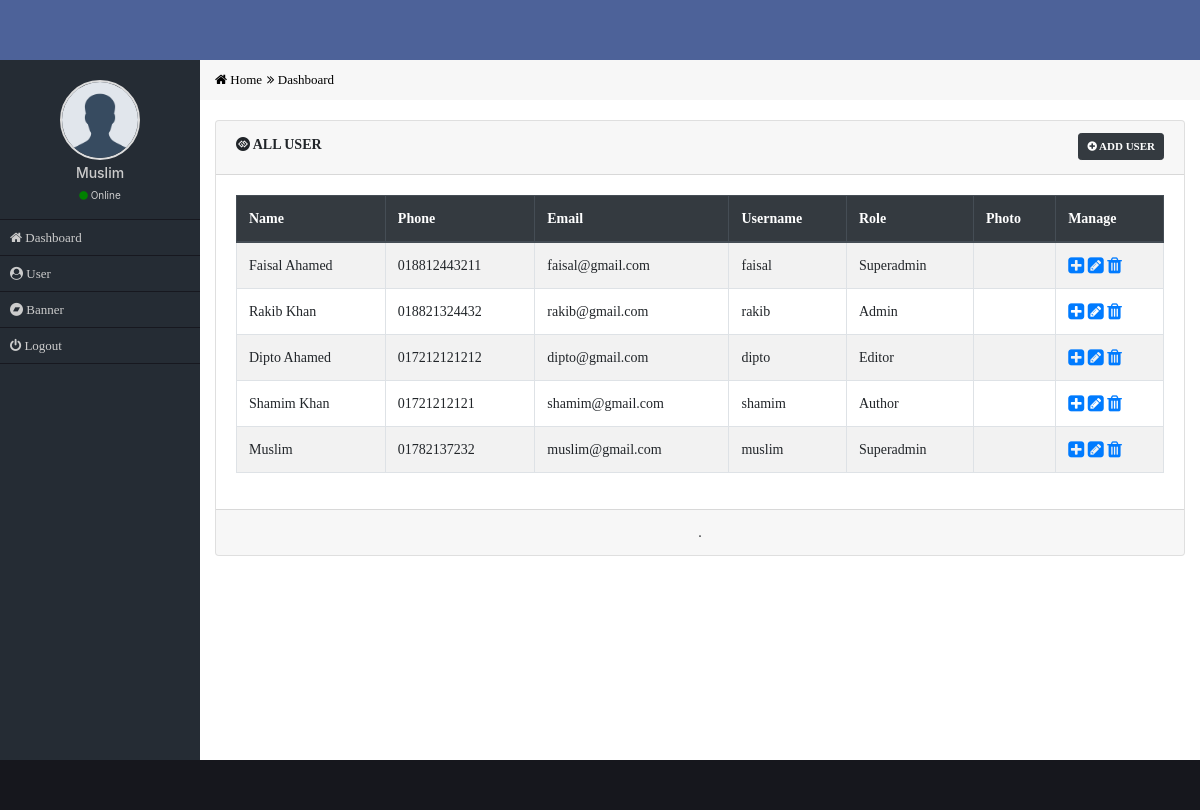
The app's page /all-user.php (signed in) with its own data.
### tables this page shows
CREATE TABLE `cs_user` (
  `user_id` int(11) NOT NULL,
  `user_name` varchar(50) NOT NULL,
  `user_phone` text NOT NULL,
  `user_email` varchar(40) NOT NULL,
  `user_username` varchar(30) NOT NULL,
  `user_password` varchar(40) NOT NULL,
  `role_id` int(11) NOT NULL,
  `user_photo` varchar(50) NOT NULL
);

CREATE TABLE `cs_role` (
  `role_id` int(11) NOT NULL,
  `role_name` varchar(20) NOT NULL
);

### functions/function.php (called while the page is built, shortened)
<?php session_start();
    function get_header(){
        require_once('includes/header.php');
    }
    function get_sidebar(){
        require_once('includes/sidebar.php');
    }
    function get_footer(){
        require_once('includes/footer.php');
    }
?>

### all-user.php (the view, shortened to what this page needs)
<?php
    require_once('functions/function.php');
    if($_SESSION['role']==1){
    get_header();
    get_sidebar();
?>
  <div class="col-md-12 main_content">
      <div class="card">
        <div class="card-header">
            <div class="row">
                <div class="col-md-8">
                      <h4 class="card_header_title"><i class="fa fa-gg-circle"></i> All User</h4>
                </div>
                <div class="col-md-4 text-right">
                    <a class="btn btn-sm btn-dark card_top_btn" href="add-user.php"><i class="fa fa-plus-circle"></i> Add User</a>
                </div>
            </div>
        </div>
        <div class="card-body">
            <table class="table table-bordered table-striped table-hover custom_table">
              <thead class="thead-dark">
                <tr>
                  <th scope="col">Name</th>
                  <th scope="col">Phone</th>
                  <th scope="col">Email</th>
                  <th scope="col">Username</th>
                  <th scope="col">Role</th>
                  <th scope="col">Photo</th>
                  <th scope="col">Manage</th>
                </tr>
              </thead>
              <tbody>
                <?php
                    $sel="SELECT * FROM cs_user NATURAL JOIN cs_role ORDER BY user_id DESC";
                    $Q=mysqli_query($con,$sel);
                    while($data=mysqli_fetch_assoc($Q)){
                ?>
                <tr>
                  <td><?php echo $data['user_name']; ?></td>
                  <td><?= $data['user_phone'] ?></td>
                  <td><?= $data['user_email'] ?></td>
                  <td><?= $data['user_username'] ?></td>
                  <td><?= $data['role_name'] ?></td>
                  <td>
                  </td>
                  <td>
                      <a href="view-user.php?v=<?= $data['user_id']; ?>"><i class="fa fa-plus-square fa-lg"></i></a>
                      <a href="edit-user.php?e=<?= $data['user_id']; ?>"><i class="fa fa-pencil-square fa-lg"></i></a>
                      <a href="delete-user.php?d=<?= $data['user_id']; ?>"><i class="fa fa-trash fa-lg"></i></a>
                  </td>
                </tr>
                <?php } ?>
              </tbody>
            </table>
        </div>
        <div class="card-footer text-center">
            .
        </div>
      </div>
  </div>
<?php
    get_footer();
  }else{
      echo "Access Denied! You have no permission visit this page!";
  }
?>

### includes/header.php (shortened to what this page needs)
<!DOCTYPE html>
<html lang="en">
  <head>
    <link rel="stylesheet" href="css/font-awesome.min.css">
    <link rel="stylesheet" href="css/bootstrap.min.css">
    <link rel="stylesheet" href="css/style.css">
  </head>
  <body>
    <header>
        <div class="container-fluid header_full">
        </div>
    </header>

### includes/sidebar.php
<section>
    <div class="container-fluid content_part_full">
        <div class="row">
            <div class="col-md-2 sidebar_part">
              <div class="user_part">
                <img src="images/avatar.png" alt="avatar">
                <h4><?= $_SESSION['name']; ?></h4>
                <p><i class="fa fa-circle"></i> Online</p>
              </div>
              <div class="menu">
                  <ul>
                    <li><a href="index.php"><i class="fa fa-home"></i> Dashboard</a></li>
                    <?php if($_SESSION['role']==1){ ?>
                    <li><a href="all-user.php"><i class="fa fa-user-circle"></i> User</a></li>
                    <?php } ?>
                   <?php if($_SESSION['role']<=2){ ?>
                    <li><a href="#"><i class="fa fa-bandcamp"></i> Banner</a></li>
                    <?php } ?>
                    <li><a href="logout.php"><i class="fa fa-power-off"></i> Logout</a></li>
                  </ul>
              </div>
            </div>
            <div class="col-md-10 content_part">
                <div class="row custom_bread_part">
                    <div class="col-md-12 bread">
                         <ul>
                           <li><a href="#"><i class="fa fa-home"></i> Home</a></li>
                           <li><a href="#"><i class="fa fa-angle-double-right"></i> Dashboard</a></li>
                         </ul>
                    </div>
                </div>
                <div class="row">

### includes/footer.php (shortened to what this page needs)
                    </div>
                  </div>
                </div>
              </div>
            </section>
          <footer>
      <div class="container-fluid footer_full">
      </div>
    </footer>
  </body>
</html>

### css/style.css (style rules this page uses)
* { margin: 0px; padding: 0px; outline: 0px; }
img { border: 0px; }
ul, ol { list-style-type: none; }
a { text-decoration: none; }
.header_full { background-color: #4D6299; height: 60px; }
.content_part_full { background-color: #fff; }
.sidebar_part { background: #252c34; min-height: 700px; }
.user_part { text-align: center; padding: 20px 0px 0px; border-bottom: 1px solid #17181F; margin: 0px -15px; }
.user_part img { width: 80px; height: 80px; border-radius: 50%; border:2px solid #ddd; }
.user_part h4 { font-size: 14px; color: #ccc; line-height: 15px; margin-top: 5px; }
.user_part p { font-size: 10px; color: #ccc; line-height: 15px; }
.user_part p i { color: green; }
.menu { margin: 0px -15px; }
.menu ul li a { color: #ccc; font-size: 13px; font-weight: 500; text-decoration: none; font-family: verdana; line-height: 35px; display: block; border-bottom: 1px solid #17181F; padding-left: 10px; transition: all linear 0.5s; }
.custom_bread_part { background-color: #f7f7f7; }
.bread ul li { float: left; }
.bread ul li a { color: #000; line-height: 40px; display: block; font-family: verdana; font-size: 13px; }
.bread ul li a i { margin-left: 5px; }
.bread ul li:first-child a i { margin-left: 0px; }
.main_content { margin-top: 20px; font-family: verdana; font-size: 14px; }
.footer_full { height: 50px; background-color: #16171D; }
.card_header_title { font-size: 14px; font-weight: bold; margin-top: 4px; font-family: verdana; text-transform: uppercase; }
.card_top_btn { font-size: 11px; font-weight: 600; text-transform: uppercase; }

### records on screen
cs_user: user_name "Faisal Ahamed", user_phone "018812443211", user_email "faisal@gmail.com", user_username "faisal", role.role_name "Superadmin"
cs_user: user_name "Rakib Khan", user_phone "018821324432", user_email "rakib@gmail.com", user_username "rakib", role.role_name "Admin"
cs_user: user_name "Dipto Ahamed", user_phone "017212121212", user_email "dipto@gmail.com", user_username "dipto", role.role_name "Editor"
cs_user: user_name "Shamim Khan", user_phone "01721212121", user_email "shamim@gmail.com", user_username "shamim", role.role_name "Author"
cs_user: user_name "Muslim", user_phone "01782137232", user_email "muslim@gmail.com", user_username "muslim", role.role_name "Superadmin"

### other values on screen
$_SESSION['name'] "Muslim"
